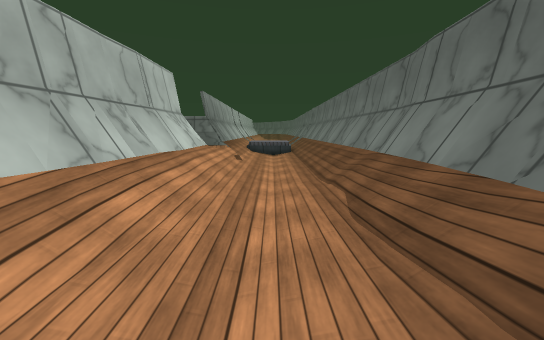
view 1 (above)

17 first-person views from a walk through a Unity game level. The camera is 1.2 m above the floor, tilts 8° down and sees 90° across. The floor is counted in squares, 1 m on a side. Each view is taken from the middle of a square. On the plan, view 1 faces up. The plan holds only what a view shows up to about 13 squares ahead; the rest is blank. The place goes on beyond the plan. Some surface patterns are stand-ins.

view 2
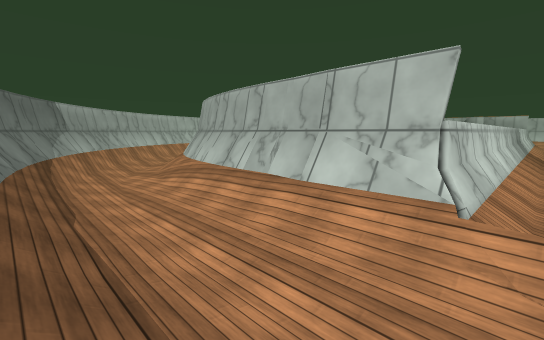

view 3
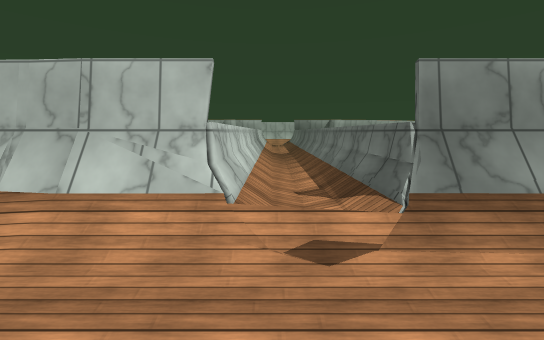

view 4
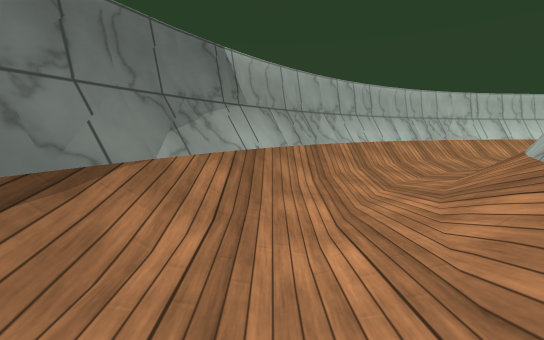

view 5
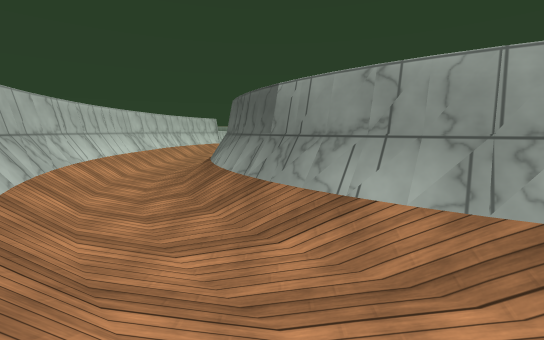

view 6
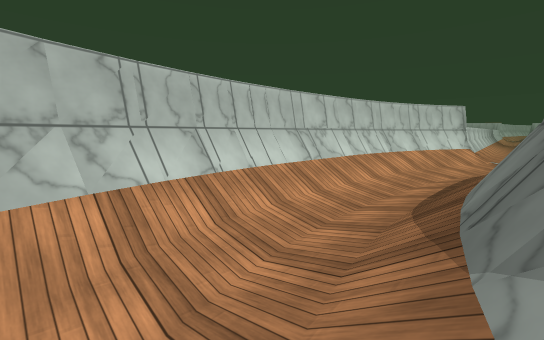

view 7
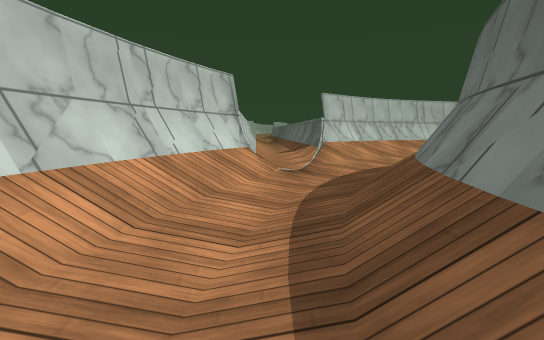

view 8
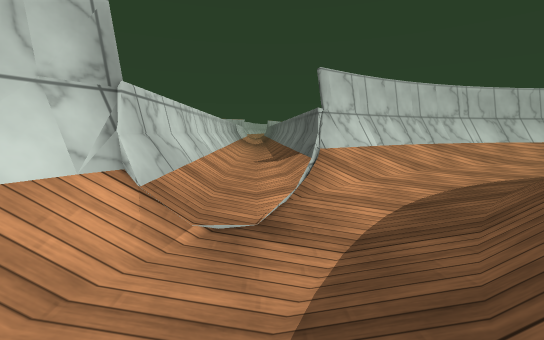

view 9
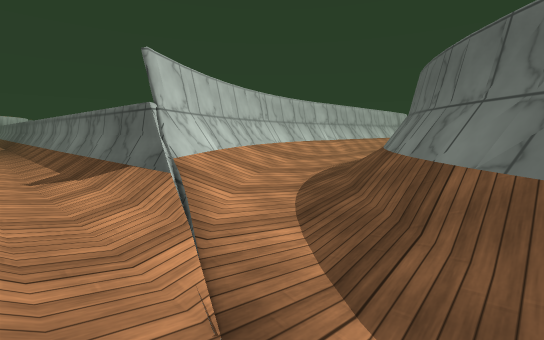

view 10
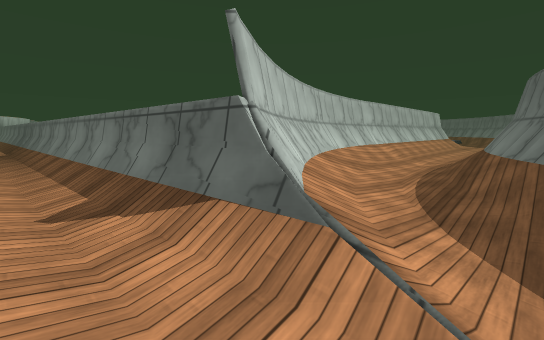

view 11
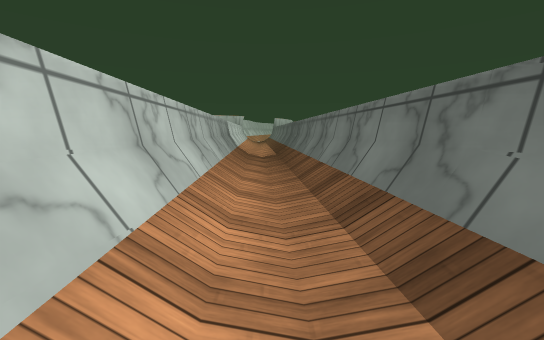

view 12
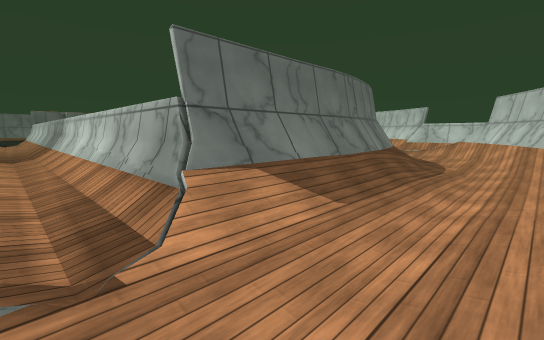

view 13
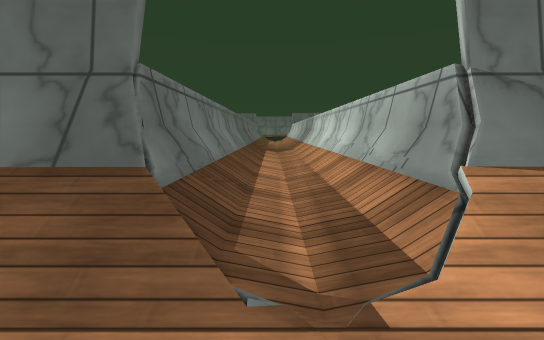

view 14
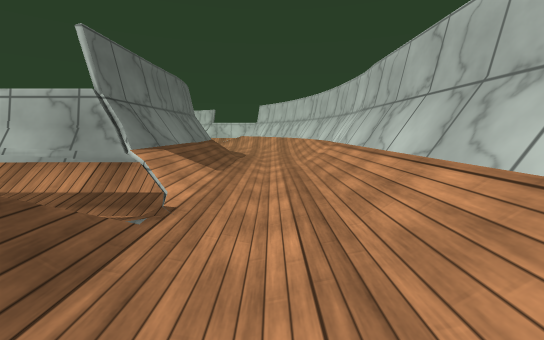

view 15
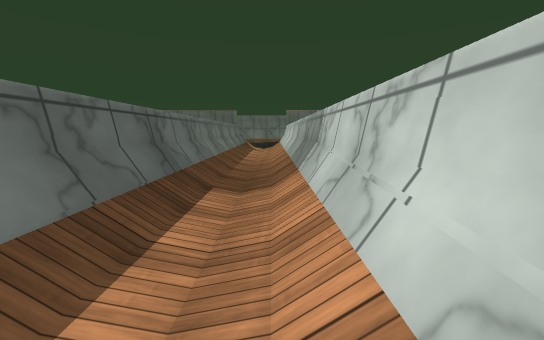

view 16
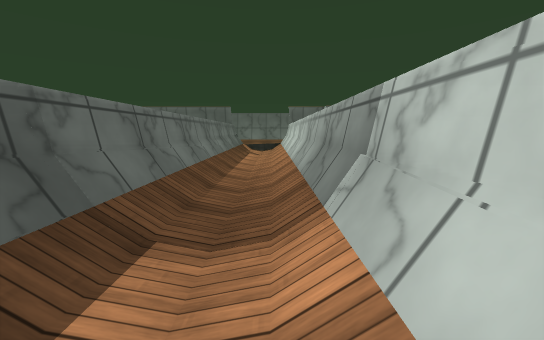

view 17
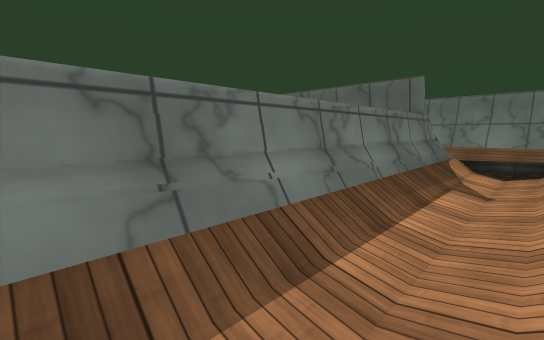

### Floor plan
Key: @ floor where view 1 was taken; # wall or solid block; . main floor; : floor 0.25 m higher than the main floor; - floor 0.25 m lower than the main floor; / step, stairs or slope; = window, fence, low wall or low ledge; O other object.
Columns run from 46 left of view 1 to 3 right of it. Each row starts with its distance up from view 1.
 14               .  #                         #/.   #
 13              /../##                       ##/.-./#
 12            #=/../###########################/.-./#
 11            #=/..::::::::::::::::::::::::::::/.-./#
 10            #=/../////////////////////////////.-./#
  9            #=/../###########################/.-./#
  8            #=/../#                         #/.-./#
  7            #=/../#                         #/.-./#
  6            #=/../#                         #/.-./#
  5            #=/../#                         #/.-./#
  4            #=/../#                         #/.-.=#
  3            #=/../#                         #/../=#
  2            #=/../##                       ##/../=#
  1            ##/../=#                       ##/../#
  0             #/../O#                       #=/.@/#
 -1             #=/..O##                     ##/.-//#
 -2             ##/../O##                   ##=/../=#
 -3              #O/../##                   ##/.-.O##
 -4              ##/...O##                 ##O/../=#
 -5               #=/../O###             ###O/..//##
 -6               ##O/.../O####        ###=//../O##
 -7  ###############=O/.../OO=#     ####=//.../O##
 -8 ###==////////:::::/...../////////////..-./O##
 -9 ::.........:::::://///...............-../O##
-10 ////////===##########O//.....-----..../O=##
-11 ############        ###=/////..../////=###
-12                       ####====///==#####
-13                          ############

Where each view was taken, in squares from view 1:
view 1: 0 up, 0 right, facing up
view 2: 10 up, 2 right, facing down-left
view 3: 10 up, 2 right, facing left
view 4: 1 up, 1 left, facing down
view 5: 5 down, 1 left, facing left
view 6: 7 down, 9 left, facing down-left
view 7: 9 down, 18 left, facing left
view 8: 8 down, 23 left, facing left
view 9: 9 down, 25 left, facing up-left
view 10: 9 down, 28 left, facing up-left
view 11: 9 down, 34 left, facing left
view 12: 11 up, 33 left, facing down-right
view 13: 11 up, 32 left, facing right
view 14: 14 up, 32 left, facing down
view 15: 10 up, 24 left, facing right
view 16: 10 up, 21 left, facing right
view 17: 10 up, 12 left, facing up-right
